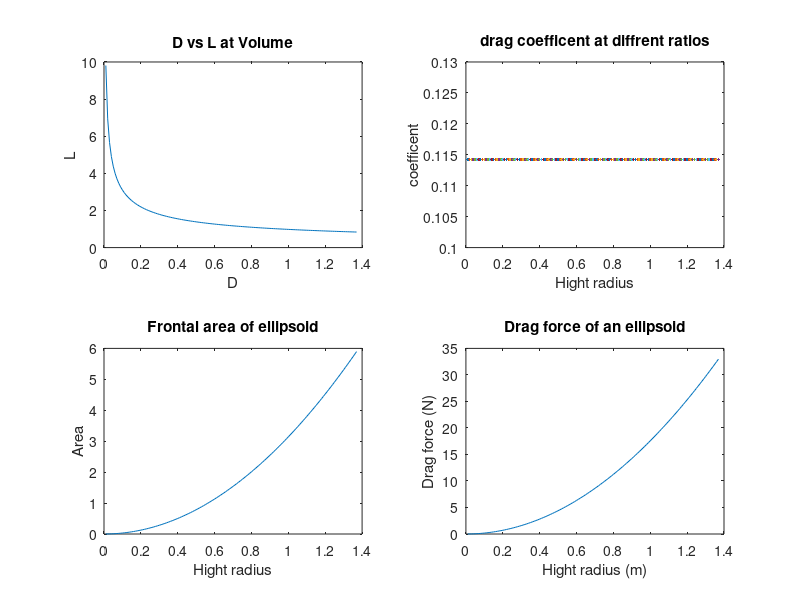
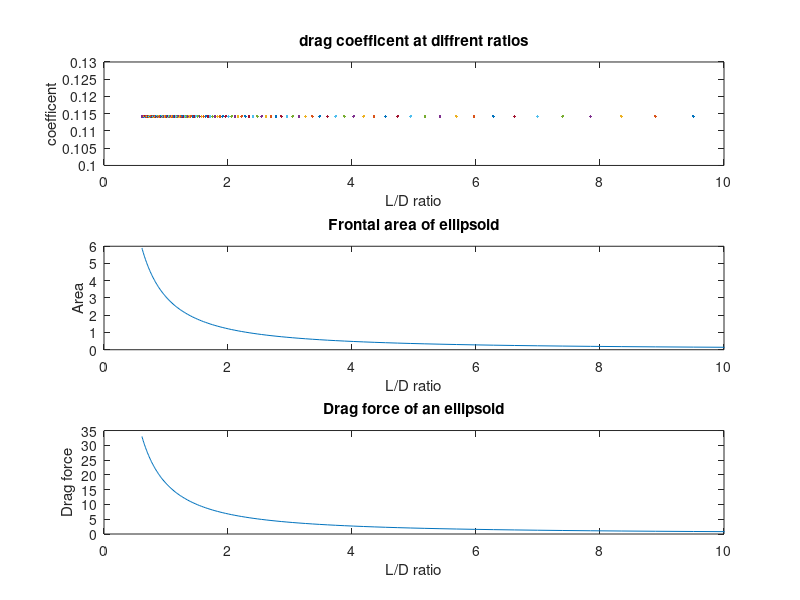

Here is the MATLAB script that generated these plots, in order:
close all
clear all
clc
%constants
V=4.03;%cubic meters
rho = 1.225; %kg/m^3 density of air 1.225
U =8.9408; %5mph in meters per second 2.23

%variables
D = 0.01 : 0.01 :1.3716;%hight 0 to 48 inches converted to meters 1.22meters
%D = .508;
L = sqrt(V./((4/3)*pi*D));%length
%L = 1.3716;

Cd=(0.44*(D/L))+(0.016*(L/D))+(0.016*((D/L).^(1/2)));%drag coefficent
A = (pi*(2*D).^2)./4; % doubled since this uses diameter
Fd = (Cd*A*rho*U^2*(1/2));
R = L./D; %ratio

figure 
subplot(2,2,1)
plot(D,L)
xlabel('D')
ylabel('L')
title('D vs L at Volume')

subplot(2,2,2)
plot(D,Cd)
xlabel('Hight radius')
ylabel('coefficent')
title('drag coefficent at diffrent ratios')

subplot(2,2,3)
plot(D,A)
xlabel('Hight radius')
ylabel('Area')
title('Frontal area of ellipsoid')

subplot(2,2,4)
plot(D,Fd)
xlabel('Hight radius (m)')
ylabel('Drag force (N)')
title('Drag force of an ellipsoid')

figure 

subplot(3,1,1)
plot(R,Cd)
xlabel('L/D ratio')
xlim([0, 10]) 
ylabel('coefficent')
title('drag coefficent at diffrent ratios')

subplot(3,1,2)
plot(R,A)
xlabel('L/D ratio')
xlim([0, 10]) 
ylabel('Area')
title('Frontal area of ellipsoid')

subplot(3,1,3)
plot(R,Fd)
xlabel('L/D ratio')
xlim([0, 10]) 
ylabel('Drag force')
title('Drag force of an ellipsoid')